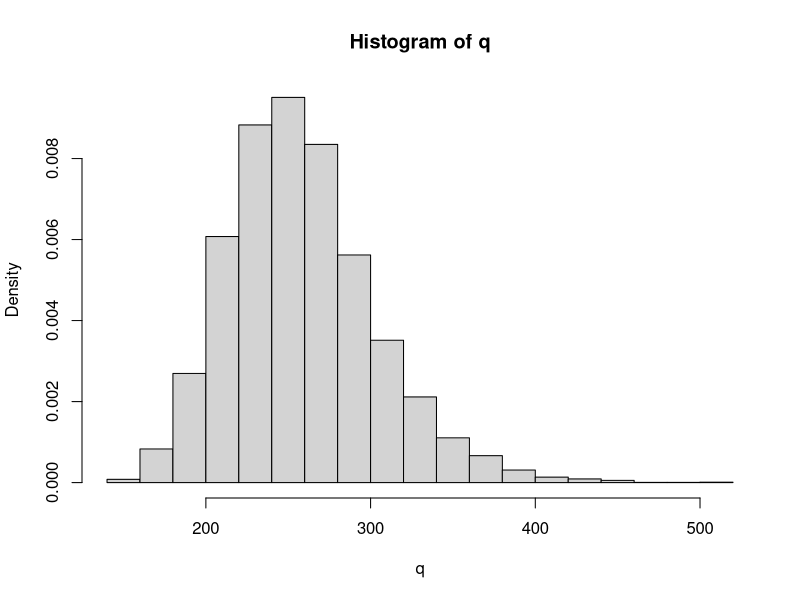

Source code (R):
n = 30
k = 5
total = n * k
trial = 10000
mu = 0
noisevar = 1
q = numeric(trial)
for (i in 1:trial) {
  x = rnorm(total, mu, noisevar)
  xmat = matrix(x, n, k)
  mus = apply(xmat, 1, mean)
  S = sum((n-1)*var(mus))/(total-k)
  q[i] = (max(mus)-min(mus))/(S/sqrt(n))
}

hist(q, prob=TRUE)